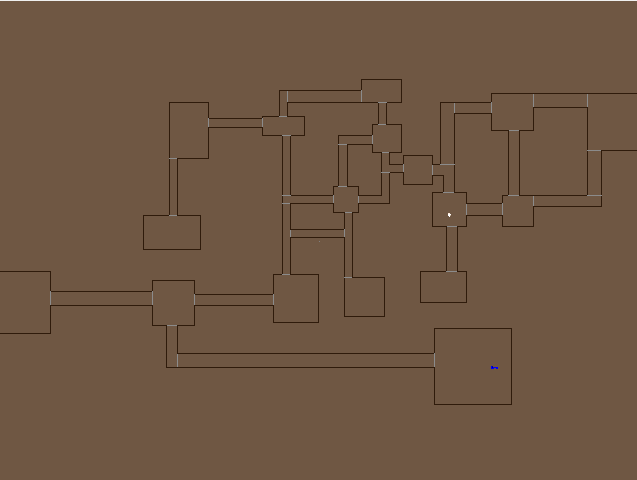
#> input picture examples/python/map_full.png, 637 x 480 px
$ python binarymap2.py
#> lines starting #> are read from the running program, lines starting #| are printed output that depends on the picture; after the words box and inside, x2 and y2 are one past the last pixel; in counts of white or black regions, pixels touching at a corner belong together
import cv2
import numpy as np

# Load the binary image
image = cv2.imread("map_full.png", cv2.IMREAD_GRAYSCALE)
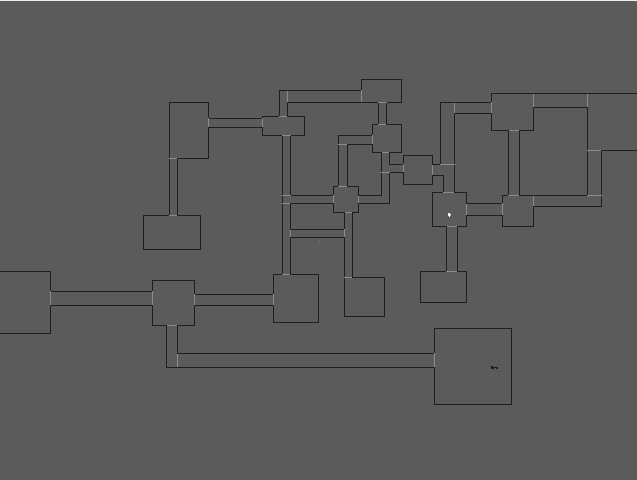
#> image: shape (480, 637); min 17, max 255, mean 90.3

# Apply thresholding (just in case the image isn't pure binary)
_, binary = cv2.threshold(image, 128, 255, cv2.THRESH_BINARY)
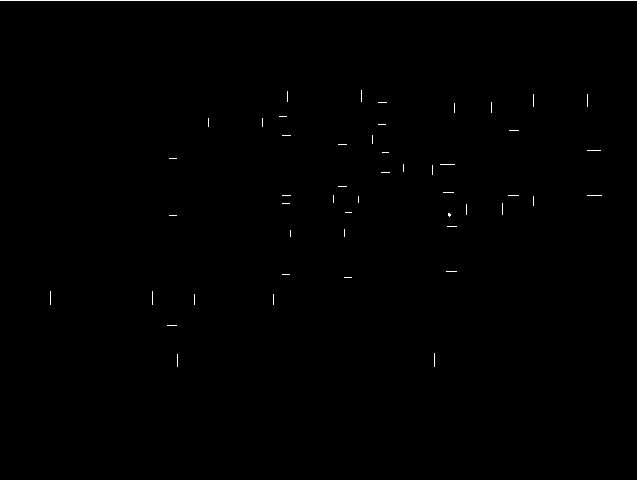
#> binary: shape (480, 637); 0.37% white in thin lines or dots, all inside (x1, y1, x2, y2) = (0, 0, 637, 367)

# Remove small artifacts (noise) using morphological opening
kernel = np.ones((3,3), np.uint8)
cleaned = cv2.morphologyEx(binary, cv2.MORPH_OPEN, kernel, iterations=1)
#> cleaned: shape (480, 637); every value is 0

# Save the cleaned binary map
cv2.imwrite("binary_map_cleaned.png", cleaned)

print("Cleaned binary map saved as binary_map_cleaned.png")
